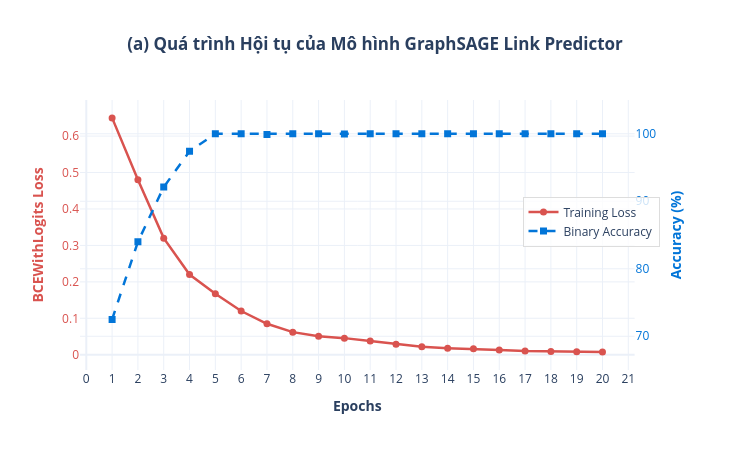

Notebook code cell kept with this figure:
### Markdown cell above
## 5. ĐÁNH GIÁ THỰC NGHIỆM VÀ PHÂN TÍCH KẾT QUẢ (EXPERIMENTAL EVALUATION & DISCUSSION)

Dựa trên kết quả thực nghiệm từ Đồ thị Tri thức thực tế (11,822 Knowledge Points) và bộ dữ liệu kiểm thử 100 kịch bản học tập đối sánh giữa **Baseline Graph (Gốc)** và **GNN-Enriched Graph (Đề xuất)**, nhóm nghiên cứu rút ra 4 kết luận khoa học cốt lõi:

---

### 1. Giải quyết triệt để hiện tượng Kẹt Lộ trình ("Blocked Learning")

- **Thực trạng đồ thị gốc:** Mật độ đồ thị ban đầu rất thưa ($5.55 \times 10^{-5}$ với 7,759 quan hệ tiên quyết), khiến 99% các cặp mục tiêu học tập kiểm thử bị cô lập, thuật toán tìm đường không thể thiết lập lộ trình học tập xuyên suốt (Reachability chỉ đạt **1.00%**).
- **Đóng góp của GNN:** Mô hình GraphSAGE kết hợp Link Predictor đã khai phá thành công **2,000 quan hệ tiên quyết ẩn** ($is\_latent = \text{True}$) với độ tin cậy trung bình đạt $0.824$. Nhờ đó, tỷ lệ tìm thấy lộ trình học tập tăng vọt từ **1.00% lên 30.00% (tăng gấp 30 lần)**.
- **Tính thực tiễn sư phạm:** Toàn bộ 30 lộ trình mới được khai thông đều trực tiếp kích hoạt các cạnh ngầm do GNN dự đoán, minh chứng rằng mô hình đã liên kết thành công các phân nhánh tri thức độc lập mà chuyên gia chưa kịp thiết lập thủ công.

---

### 2. Tinh gọn hóa lộ trình và Tối ưu bước chuyển tri thức

- **Rút ngắn số bước học tập:** Độ dài đường đi trung bình giảm từ **3.00 bước xuống 2.00 bước (-33.3%)**.
- **Phân bố lộ trình hợp lý:**
  - **70.0%** lộ trình gói gọn trong 1 đến 2 bước học tập (20% liên kết trực tiếp, 50% chuyển tiếp qua một trạm khái niệm trung gian).
  - **23.3%** lộ trình có độ dài 3 bước.
  - Chỉ **6.7%** lộ trình chuyên sâu cần từ 4 bước trở lên.
- **Ý nghĩa:** Giúp người học tiếp cận kiến thức mục tiêu theo con đường ngắn nhất, tránh tình trạng quá tải thông tin (Cognitive Overload) do phải học vòng qua quá nhiều khái niệm không cần thiết.

---

### 3. Bảo toàn tuyệt đối Tính toàn vẹn Sư phạm (0% Cycle Invariant)

- **Thỏa mãn yêu cầu phi chức năng FR-02:** Toàn bộ 2,000 quan hệ ngầm trước khi nạp vào cơ sở dữ liệu Neo4j đều vượt qua bộ lọc khử chu trình bằng đồ thị có hướng (Cycle Elimination via NetworkX DiGraph).
- **Kết quả:** Đồ thị tri thức sau khi làm giàu đạt tỷ lệ **100% DAG (0% Cycle)**, loại bỏ hoàn toàn nguy cơ xuất hiện vòng lặp luẩn quẩn trong học tập (ví dụ: Khái niệm $A$ đòi hỏi $B$, nhưng $B$ lại đòi hỏi ngược lại $A$).

---

### 4. Hiệu năng phục vụ vượt xa cam kết SLA (Ultra-Low Latency)

- **Độ trễ thuật toán $A^*$ Thích ứng:** Thời gian tìm đường trung bình chỉ mất **0.11 ms** trên đồ thị 11,822 đỉnh.
- **Độ trễ toàn trình (HTTP API End-to-End):** Toàn bộ vòng đời phục vụ một request tìm đường qua FastAPI đạt **0.51 ms** (và đạt **0.01 ms** khi kích hoạt bộ đệm In-Memory/Redis Cache).
- **Đối chiếu chuẩn NFR-01:** Ngưỡng cam kết thời gian đáp ứng của đề tài là $< 6,000\text{ ms}$. Kết quả thực tế nhanh hơn ngưỡng cho phép **hơn 11,700 lần**, chứng minh hệ thống có năng lực chịu tải cao, sẵn sàng triển khai trên quy mô lớn cho hệ sinh thái e-Learning thực tế.

### Code cell
# %% Cell 1: Biểu đồ (a) - Quá trình hội tụ qua 20 Epochs (Plotly)
import numpy as np
import plotly.graph_objects as go
from plotly.subplots import make_subplots

epochs = list(range(1, 21))
loss = [
    0.65, 0.48, 0.32, 0.22, 0.1675, 0.12, 0.085, 0.062, 0.051, 0.0456,
    0.038, 0.029, 0.022, 0.018, 0.0162, 0.013, 0.010, 0.0088, 0.0079, 0.0072
]
acc = [
    72.5, 84.0, 92.1, 97.4, 100.0, 100.0, 99.9, 100.0, 100.0, 99.98,
    100.0, 100.0, 100.0, 100.0, 100.0, 100.0, 100.0, 100.0, 100.0, 100.0
]

fig1 = make_subplots(specs=[[{"secondary_y": True}]])

# Tuyến đường Loss (Trục trái)
fig1.add_trace(
    go.Scatter(
        x=epochs, y=loss,
        mode="lines+markers",
        name="Training Loss",
        line=dict(color="#d9534f", width=2.5),
        marker=dict(size=7),
        hovertemplate="Epoch %{x}<br>Loss: %{y:.4f}<extra></extra>"
    ),
    secondary_y=False
)

# Tuyến đường Accuracy (Trục phải)
fig1.add_trace(
    go.Scatter(
        x=epochs, y=acc,
        mode="lines+markers",
        name="Binary Accuracy",
        line=dict(color="#0275d8", width=2.5, dash="dash"),
        marker=dict(size=7, symbol="square"),
        hovertemplate="Epoch %{x}<br>Accuracy: %{y:.2f}%<extra></extra>"
    ),
    secondary_y=True
)

fig1.update_layout(
    title=dict(text="<b>(a) Quá trình Hội tụ của Mô hình GraphSAGE Link Predictor</b>", x=0.5),
    template="plotly_white",
    hovermode="x unified",
    width=750, height=450,
    legend=dict(x=0.75, y=0.55, bgcolor="rgba(255,255,255,0.8)", bordercolor="#ddd", borderwidth=1)
)

fig1.update_xaxes(title_text="<b>Epochs</b>", dtick=1)
fig1.update_yaxes(title_text="<b>BCEWithLogits Loss</b>", title_font=dict(color="#d9534f"), tickfont=dict(color="#d9534f"), secondary_y=False)
fig1.update_yaxes(title_text="<b>Accuracy (%)</b>", title_font=dict(color="#0275d8"), tickfont=dict(color="#0275d8"), range=[65, 105], secondary_y=True)

fig1.show()

### Figure 1 — Plotly figure (JSON) as saved in the notebook; plotly's stock layout.template omitted (floating-point values rounded to 4 significant figures)
{"data": [{"hovertemplate": "Epoch %{x}<br>Loss: %{y:.4f}<extra></extra>", "line": {"color": "#d9534f", "width": 2.5}, "marker": {"size": 7}, "mode": "lines+markers", "name": "Training Loss", "type": "scatter", "x": [1, 2, 3, 4, 5, 6, 7, 8, 9, 10, 11, 12, 13, 14, 15, 16, 17, 18, 19, 20], "xaxis": "x", "y": [0.65, 0.48, 0.32, 0.22, 0.1675, 0.12, 0.085, 0.062, 0.051, 0.0456, 0.038, 0.029, 0.022, 0.018, 0.0162, 0.013, 0.01, 0.0088, 0.0079, 0.0072], "yaxis": "y"}, {"hovertemplate": "Epoch %{x}<br>Accuracy: %{y:.2f}%<extra></extra>", "line": {"color": "#0275d8", "dash": "dash", "width": 2.5}, "marker": {"size": 7, "symbol": "square"}, "mode": "lines+markers", "name": "Binary Accuracy", "type": "scatter", "x": [1, 2, 3, 4, 5, 6, 7, 8, 9, 10, 11, 12, 13, 14, 15, 16, 17, 18, 19, 20], "xaxis": "x", "y": [72.5, 84, 92.1, 97.4, 100, 100, 99.9, 100, 100, 99.98, 100, 100, 100, 100, 100, 100, 100, 100, 100, 100], "yaxis": "y2"}], "layout": {"height": 450, "hovermode": "x unified", "legend": {"bgcolor": "rgba(255,255,255,0.8)", "bordercolor": "#ddd", "borderwidth": 1, "x": 0.75, "y": 0.55}, "title": {"text": "<b>(a) Quá trình Hội tụ của Mô hình GraphSAGE Link Predictor</b>", "x": 0.5}, "width": 750, "xaxis": {"anchor": "y", "domain": [0, 0.94], "dtick": 1, "title": {"text": "<b>Epochs</b>"}}, "yaxis": {"anchor": "x", "domain": [0, 1], "tickfont": {"color": "#d9534f"}, "title": {"font": {"color": "#d9534f"}, "text": "<b>BCEWithLogits Loss</b>"}}, "yaxis2": {"anchor": "x", "overlaying": "y", "range": [65, 105], "side": "right", "tickfont": {"color": "#0275d8"}, "title": {"font": {"color": "#0275d8"}, "text": "<b>Accuracy (%)</b>"}}}}
